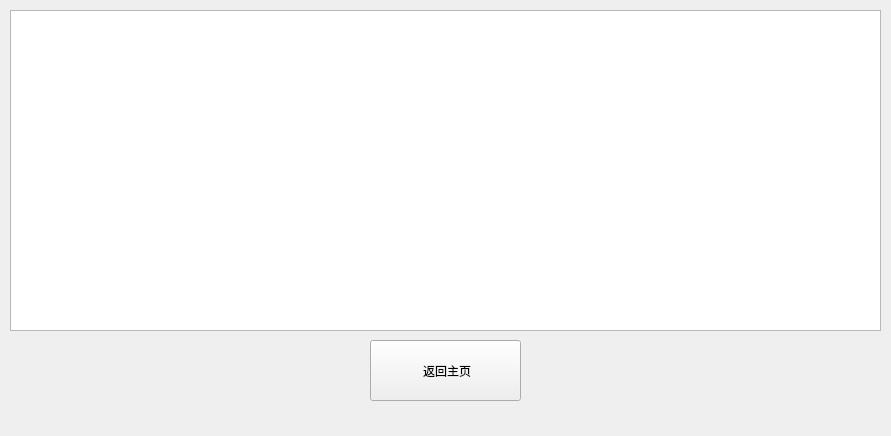
<?xml version="1.0" encoding="UTF-8"?>
<ui version="4.0">
 <class>Form</class>
 <widget class="QWidget" name="Form">
  <property name="geometry">
   <rect>
    <x>0</x>
    <y>0</y>
    <width>891</width>
    <height>436</height>
   </rect>
  </property>
  <property name="windowTitle">
   <string>end</string>
  </property>
  <widget class="QTextBrowser" name="mess">
   <property name="geometry">
    <rect>
     <x>10</x>
     <y>10</y>
     <width>871</width>
     <height>321</height>
    </rect>
   </property>
   <property name="html">
    <string>&lt;!DOCTYPE HTML PUBLIC &quot;-//W3C//DTD HTML 4.0//EN&quot; &quot;http://www.w3.org/TR/REC-html40/strict.dtd&quot;&gt;
&lt;html&gt;&lt;head&gt;&lt;meta name=&quot;qrichtext&quot; content=&quot;1&quot; /&gt;&lt;style type=&quot;text/css&quot;&gt;
p, li { white-space: pre-wrap; }
&lt;/style&gt;&lt;/head&gt;&lt;body style=&quot; font-family:'SimSun'; font-size:9pt; font-weight:400; font-style:normal;&quot;&gt;
&lt;p align=&quot;center&quot; style=&quot;-qt-paragraph-type:empty; margin-top:0px; margin-bottom:0px; margin-left:0px; margin-right:0px; -qt-block-indent:0; text-indent:0px;&quot;&gt;&lt;br /&gt;&lt;/p&gt;&lt;/body&gt;&lt;/html&gt;</string>
   </property>
  </widget>
  <widget class="QPushButton" name="retuen">
   <property name="geometry">
    <rect>
     <x>370</x>
     <y>340</y>
     <width>151</width>
     <height>61</height>
    </rect>
   </property>
   <property name="text">
    <string> 返回主页</string>
   </property>
  </widget>
 </widget>
 <resources/>
 <connections/>
</ui>
